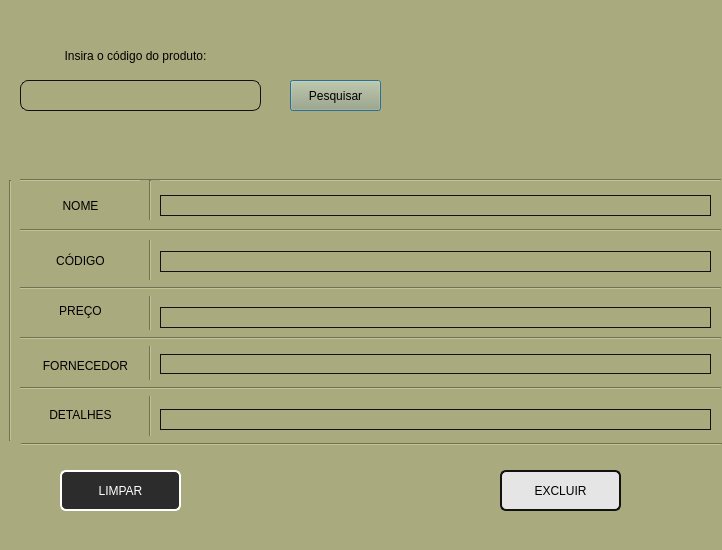
<?xml version="1.0" encoding="UTF-8"?>
<ui version="4.0">
 <class>Dialog</class>
 <widget class="QDialog" name="Dialog">
  <property name="geometry">
   <rect>
    <x>0</x>
    <y>0</y>
    <width>722</width>
    <height>550</height>
   </rect>
  </property>
  <property name="windowTitle">
   <string>Dialog</string>
  </property>
  <property name="styleSheet">
   <string notr="true">background-color: rgb(170, 170, 127);</string>
  </property>
  <widget class="QPushButton" name="pushButton_pesquisar">
   <property name="geometry">
    <rect>
     <x>290</x>
     <y>80</y>
     <width>91</width>
     <height>31</height>
    </rect>
   </property>
   <property name="styleSheet">
    <string notr="true">font: 12pt &quot;Tw Cen MT&quot;;</string>
   </property>
   <property name="text">
    <string>Pesquisar</string>
   </property>
  </widget>
  <widget class="QLineEdit" name="lineEdit_pesquisar">
   <property name="geometry">
    <rect>
     <x>20</x>
     <y>80</y>
     <width>241</width>
     <height>31</height>
    </rect>
   </property>
   <property name="styleSheet">
    <string notr="true">border-radius: 8px;
border: 1px solid #111111</string>
   </property>
  </widget>
  <widget class="QPushButton" name="pushButton_excluir">
   <property name="enabled">
    <bool>true</bool>
   </property>
   <property name="geometry">
    <rect>
     <x>500</x>
     <y>470</y>
     <width>121</width>
     <height>41</height>
    </rect>
   </property>
   <property name="styleSheet">
    <string notr="true">font: 11pt &quot;Tw Cen MT&quot;;
border-radius: 6px;
border: 1.5px solid #111111;
background-color: rgb(229, 229, 229);</string>
   </property>
   <property name="text">
    <string>EXCLUIR</string>
   </property>
   <property name="iconSize">
    <size>
     <width>16</width>
     <height>16</height>
    </size>
   </property>
   <property name="checkable">
    <bool>false</bool>
   </property>
   <property name="default">
    <bool>false</bool>
   </property>
   <property name="flat">
    <bool>false</bool>
   </property>
  </widget>
  <widget class="QLabel" name="label_codigo">
   <property name="geometry">
    <rect>
     <x>160</x>
     <y>251</y>
     <width>551</width>
     <height>21</height>
    </rect>
   </property>
   <property name="styleSheet">
    <string notr="true">color: rgb(33, 33, 33);
border: 1px solid #111111</string>
   </property>
   <property name="text">
    <string/>
   </property>
   <property name="alignment">
    <set>Qt::AlignLeading|Qt::AlignLeft|Qt::AlignVCenter</set>
   </property>
  </widget>
  <widget class="QLabel" name="label_fornecedor">
   <property name="geometry">
    <rect>
     <x>160</x>
     <y>354</y>
     <width>551</width>
     <height>20</height>
    </rect>
   </property>
   <property name="styleSheet">
    <string notr="true">color: rgb(33, 33, 33);
border: 1px solid #111111</string>
   </property>
   <property name="text">
    <string/>
   </property>
   <property name="alignment">
    <set>Qt::AlignLeading|Qt::AlignLeft|Qt::AlignVCenter</set>
   </property>
  </widget>
  <widget class="QLabel" name="label_nome">
   <property name="geometry">
    <rect>
     <x>160</x>
     <y>195</y>
     <width>551</width>
     <height>21</height>
    </rect>
   </property>
   <property name="styleSheet">
    <string notr="true">color: rgb(33, 33, 33);
border: 1px solid #111111</string>
   </property>
   <property name="text">
    <string/>
   </property>
   <property name="alignment">
    <set>Qt::AlignLeading|Qt::AlignLeft|Qt::AlignVCenter</set>
   </property>
  </widget>
  <widget class="QLabel" name="label_detalhes">
   <property name="geometry">
    <rect>
     <x>160</x>
     <y>409</y>
     <width>551</width>
     <height>21</height>
    </rect>
   </property>
   <property name="styleSheet">
    <string notr="true">color: rgb(33, 33, 33);
border: 1px solid #111111</string>
   </property>
   <property name="text">
    <string/>
   </property>
   <property name="alignment">
    <set>Qt::AlignLeading|Qt::AlignLeft|Qt::AlignVCenter</set>
   </property>
  </widget>
  <widget class="QLabel" name="label_preco">
   <property name="geometry">
    <rect>
     <x>160</x>
     <y>307</y>
     <width>551</width>
     <height>21</height>
    </rect>
   </property>
   <property name="styleSheet">
    <string notr="true">color: rgb(33, 33, 33);
border: 1px solid #111111</string>
   </property>
   <property name="text">
    <string/>
   </property>
   <property name="alignment">
    <set>Qt::AlignLeading|Qt::AlignLeft|Qt::AlignVCenter</set>
   </property>
  </widget>
  <widget class="QLabel" name="label">
   <property name="geometry">
    <rect>
     <x>-30</x>
     <y>40</y>
     <width>331</width>
     <height>31</height>
    </rect>
   </property>
   <property name="styleSheet">
    <string notr="true">font: 14pt &quot;Tw Cen MT&quot;;</string>
   </property>
   <property name="text">
    <string>Insira o código do produto:</string>
   </property>
   <property name="alignment">
    <set>Qt::AlignCenter</set>
   </property>
  </widget>
  <widget class="QLabel" name="label_2">
   <property name="geometry">
    <rect>
     <x>30</x>
     <y>240</y>
     <width>101</width>
     <height>41</height>
    </rect>
   </property>
   <property name="styleSheet">
    <string notr="true">font: 11pt &quot;Tw Cen MT&quot;;</string>
   </property>
   <property name="text">
    <string>CÓDIGO</string>
   </property>
   <property name="alignment">
    <set>Qt::AlignCenter</set>
   </property>
  </widget>
  <widget class="QLabel" name="label_3">
   <property name="geometry">
    <rect>
     <x>40</x>
     <y>190</y>
     <width>81</width>
     <height>31</height>
    </rect>
   </property>
   <property name="styleSheet">
    <string notr="true">font: 11pt &quot;Tw Cen MT&quot;;</string>
   </property>
   <property name="text">
    <string>NOME</string>
   </property>
   <property name="alignment">
    <set>Qt::AlignCenter</set>
   </property>
  </widget>
  <widget class="QLabel" name="label_4">
   <property name="geometry">
    <rect>
     <x>30</x>
     <y>399</y>
     <width>101</width>
     <height>31</height>
    </rect>
   </property>
   <property name="styleSheet">
    <string notr="true">font: 11pt &quot;Tw Cen MT&quot;;</string>
   </property>
   <property name="text">
    <string>DETALHES</string>
   </property>
   <property name="alignment">
    <set>Qt::AlignCenter</set>
   </property>
  </widget>
  <widget class="QLabel" name="label_5">
   <property name="geometry">
    <rect>
     <x>30</x>
     <y>295</y>
     <width>101</width>
     <height>31</height>
    </rect>
   </property>
   <property name="styleSheet">
    <string notr="true">font: 11pt &quot;Tw Cen MT&quot;;</string>
   </property>
   <property name="text">
    <string>PREÇO</string>
   </property>
   <property name="alignment">
    <set>Qt::AlignCenter</set>
   </property>
  </widget>
  <widget class="Line" name="line">
   <property name="geometry">
    <rect>
     <x>20</x>
     <y>170</y>
     <width>701</width>
     <height>20</height>
    </rect>
   </property>
   <property name="orientation">
    <enum>Qt::Horizontal</enum>
   </property>
  </widget>
  <widget class="Line" name="line_2">
   <property name="geometry">
    <rect>
     <x>140</x>
     <y>180</y>
     <width>20</width>
     <height>261</height>
    </rect>
   </property>
   <property name="orientation">
    <enum>Qt::Vertical</enum>
   </property>
  </widget>
  <widget class="Line" name="line_3">
   <property name="geometry">
    <rect>
     <x>20</x>
     <y>220</y>
     <width>701</width>
     <height>20</height>
    </rect>
   </property>
   <property name="orientation">
    <enum>Qt::Horizontal</enum>
   </property>
  </widget>
  <widget class="Line" name="line_4">
   <property name="geometry">
    <rect>
     <x>20</x>
     <y>280</y>
     <width>701</width>
     <height>16</height>
    </rect>
   </property>
   <property name="orientation">
    <enum>Qt::Horizontal</enum>
   </property>
  </widget>
  <widget class="QLabel" name="label_6">
   <property name="geometry">
    <rect>
     <x>30</x>
     <y>350</y>
     <width>111</width>
     <height>31</height>
    </rect>
   </property>
   <property name="styleSheet">
    <string notr="true">font: 11pt &quot;Tw Cen MT&quot;;</string>
   </property>
   <property name="text">
    <string>FORNECEDOR</string>
   </property>
   <property name="alignment">
    <set>Qt::AlignCenter</set>
   </property>
  </widget>
  <widget class="Line" name="line_5">
   <property name="geometry">
    <rect>
     <x>20</x>
     <y>330</y>
     <width>701</width>
     <height>16</height>
    </rect>
   </property>
   <property name="orientation">
    <enum>Qt::Horizontal</enum>
   </property>
  </widget>
  <widget class="Line" name="line_6">
   <property name="geometry">
    <rect>
     <x>20</x>
     <y>380</y>
     <width>701</width>
     <height>16</height>
    </rect>
   </property>
   <property name="orientation">
    <enum>Qt::Horizontal</enum>
   </property>
  </widget>
  <widget class="Line" name="line_7">
   <property name="geometry">
    <rect>
     <x>21</x>
     <y>436</y>
     <width>701</width>
     <height>16</height>
    </rect>
   </property>
   <property name="orientation">
    <enum>Qt::Horizontal</enum>
   </property>
  </widget>
  <widget class="Line" name="line_8">
   <property name="geometry">
    <rect>
     <x>0</x>
     <y>180</y>
     <width>20</width>
     <height>261</height>
    </rect>
   </property>
   <property name="orientation">
    <enum>Qt::Vertical</enum>
   </property>
  </widget>
  <widget class="QPushButton" name="pushButton_limpar">
   <property name="geometry">
    <rect>
     <x>60</x>
     <y>470</y>
     <width>121</width>
     <height>41</height>
    </rect>
   </property>
   <property name="styleSheet">
    <string notr="true">font: 11pt &quot;Tw Cen MT&quot;;
color: rgb(255, 255, 255);
border: 1.5px solid #FFFFFF;
border-radius: 6px;
background-color: rgb(44, 44, 44);</string>
   </property>
   <property name="text">
    <string>LIMPAR</string>
   </property>
  </widget>
  <zorder>pushButton_pesquisar</zorder>
  <zorder>lineEdit_pesquisar</zorder>
  <zorder>label_codigo</zorder>
  <zorder>label_fornecedor</zorder>
  <zorder>label_nome</zorder>
  <zorder>label_detalhes</zorder>
  <zorder>label_preco</zorder>
  <zorder>label</zorder>
  <zorder>label_2</zorder>
  <zorder>label_3</zorder>
  <zorder>label_4</zorder>
  <zorder>label_5</zorder>
  <zorder>line</zorder>
  <zorder>line_2</zorder>
  <zorder>line_3</zorder>
  <zorder>line_4</zorder>
  <zorder>label_6</zorder>
  <zorder>line_5</zorder>
  <zorder>line_6</zorder>
  <zorder>line_7</zorder>
  <zorder>line_8</zorder>
  <zorder>pushButton_limpar</zorder>
  <zorder>pushButton_excluir</zorder>
 </widget>
 <resources/>
 <connections>
  <connection>
   <sender>pushButton_limpar</sender>
   <signal>clicked()</signal>
   <receiver>label_detalhes</receiver>
   <slot>clear()</slot>
   <hints>
    <hint type="sourcelabel">
     <x>141</x>
     <y>481</y>
    </hint>
    <hint type="destinationlabel">
     <x>180</x>
     <y>416</y>
    </hint>
   </hints>
  </connection>
  <connection>
   <sender>pushButton_limpar</sender>
   <signal>clicked()</signal>
   <receiver>label_fornecedor</receiver>
   <slot>clear()</slot>
   <hints>
    <hint type="sourcelabel">
     <x>145</x>
     <y>490</y>
    </hint>
    <hint type="destinationlabel">
     <x>184</x>
     <y>359</y>
    </hint>
   </hints>
  </connection>
  <connection>
   <sender>pushButton_limpar</sender>
   <signal>clicked()</signal>
   <receiver>label_preco</receiver>
   <slot>clear()</slot>
   <hints>
    <hint type="sourcelabel">
     <x>130</x>
     <y>487</y>
    </hint>
    <hint type="destinationlabel">
     <x>185</x>
     <y>314</y>
    </hint>
   </hints>
  </connection>
  <connection>
   <sender>pushButton_limpar</sender>
   <signal>clicked()</signal>
   <receiver>label_codigo</receiver>
   <slot>clear()</slot>
   <hints>
    <hint type="sourcelabel">
     <x>99</x>
     <y>493</y>
    </hint>
    <hint type="destinationlabel">
     <x>216</x>
     <y>263</y>
    </hint>
   </hints>
  </connection>
  <connection>
   <sender>pushButton_limpar</sender>
   <signal>clicked()</signal>
   <receiver>label_nome</receiver>
   <slot>clear()</slot>
   <hints>
    <hint type="sourcelabel">
     <x>109</x>
     <y>479</y>
    </hint>
    <hint type="destinationlabel">
     <x>342</x>
     <y>213</y>
    </hint>
   </hints>
  </connection>
  <connection>
   <sender>pushButton_limpar</sender>
   <signal>clicked()</signal>
   <receiver>lineEdit_pesquisar</receiver>
   <slot>clear()</slot>
   <hints>
    <hint type="sourcelabel">
     <x>116</x>
     <y>491</y>
    </hint>
    <hint type="destinationlabel">
     <x>156</x>
     <y>98</y>
    </hint>
   </hints>
  </connection>
 </connections>
</ui>
